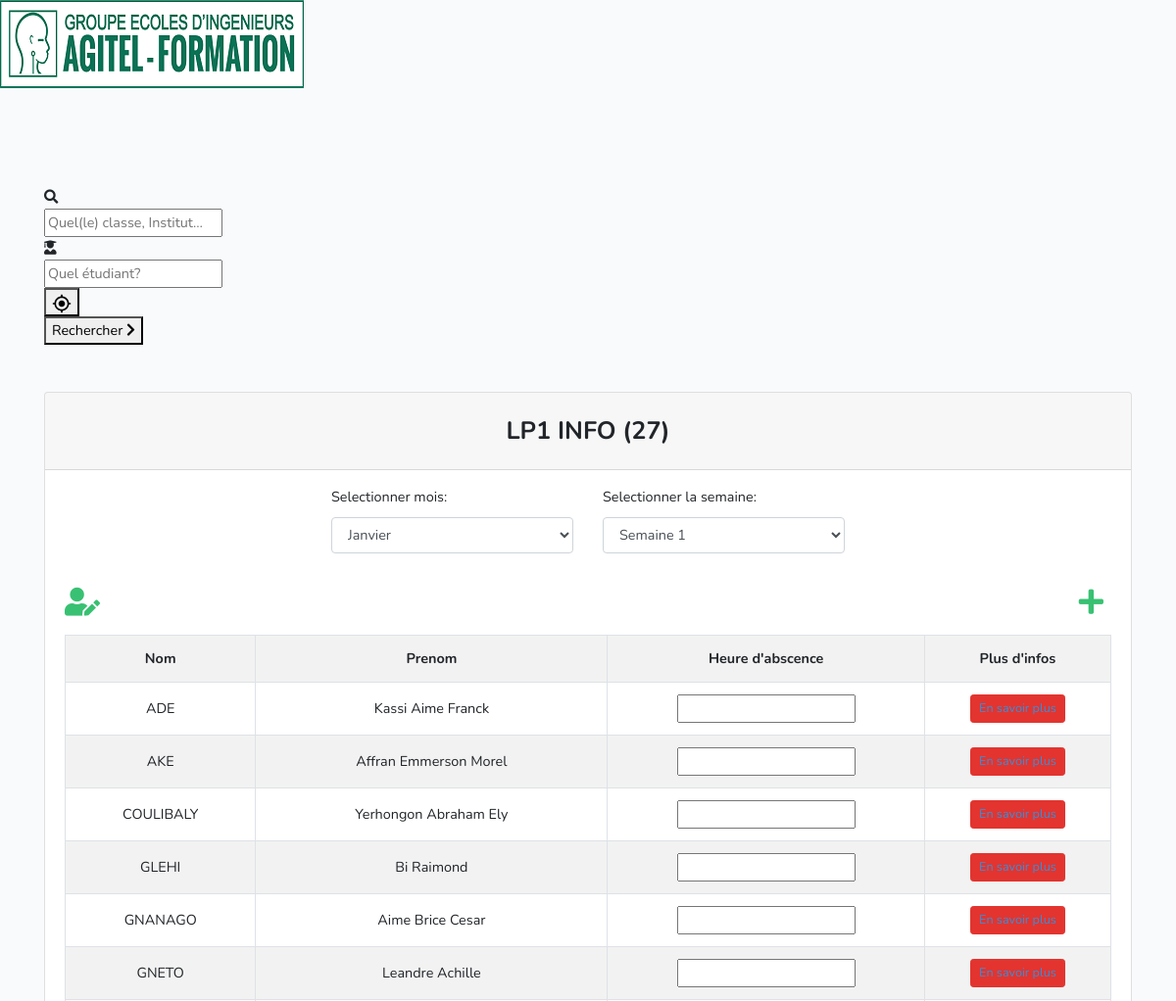
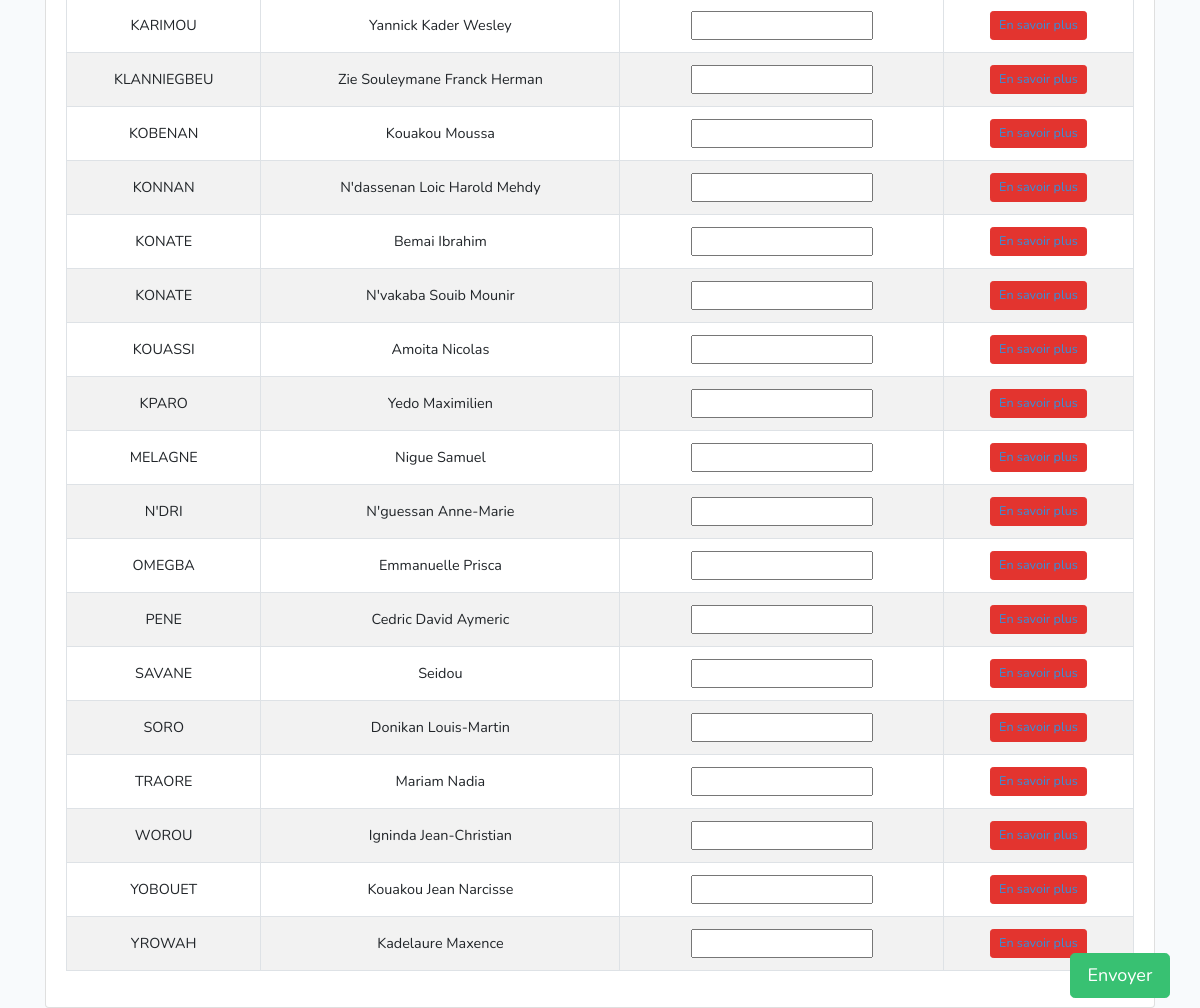
The app's page /liste.1.php with its own data (2 pictures, top to bottom).
### tables this page shows
CREATE TABLE IF NOT EXISTS `etudiant` (
  `code` int(11) unsigned NOT NULL AUTO_INCREMENT,
  `nom` varchar(100) NOT NULL,
  `prenom` varchar(200) NOT NULL,
  `date_naissance` varchar(20) NOT NULL,
  PRIMARY KEY (`code`)
);

### liste.1.php (the view, shortened to what this page needs)
<!DOCTYPE html>
<html lang="en">
<head>
	<link rel="stylesheet" href="https://use.fontawesome.com/releases/v5.6.3/css/all.css">
    <link rel="stylesheet" href="css/animate.css">
	<link rel="stylesheet" href="css/style.css">
	<link rel="stylesheet" href="css/app.css">
</head>
<body>
	<div class="page">
		<div class="wrapper">
			<img src="images/logo_AGITEL.png" alt="" class="logo">
			<div class="container">
				<div class="searchbar mb-5" style="margin-top: 100px;">
					<div class="searchbar-query">
							<div class="searchbar-input-wrapper br-right">
									<i class="fas fa-search"></i>
									<div class="searchbar-input">
										<input class="searchbar-input searchbar-query-input searchbar-query-input-opened valid" placeholder="Quel(le) classe, Institut…">
									</div>
								</div>
					</div>
					<div class="searchbar-query">
						<div class="searchbar-input-wrapper">
								<i class="fas fa-user-graduate"></i>
							<div class="searchbar-input">
								<input class="searchbar-input searchbar-place-input" placeholder="Quel étudiant?">
							</div>
							<button class="dl-button btn-icon Tappable-inactive searchbar-place-around-me-button  dl-button-size-normal"
								role="button" type="button">
								<i class="icon-dm-delete-form searchbar-place-around-me-clear"></i></button>
						</div>
					</div>
					<button class="br-btn Tappable-inactive dl-button-primary searchbar-submit-button dl-button dl-button-size-normal"
						role="button" type="submit">
						<span class="dl-button-label">
							<span class="searchbar-submit-button-label">Rechercher</span>
							<i class="fas fa-chevron-right"></i>
						</span>
					</button>
				</div>
                    <div class="card mb-4">
                         <form action="marquage.php" method="POST" style="position:relative">
                            <h3 class="card-header text-center font-weight-bold text-uppercase py-4">LP1 Info (27)</h3>
                            <div class="container">
                                <div class="row">
                                    <div class="form-group col-lg-3 my-3"></div>
                                    <div class="form-group col-lg-3 my-3">
                                        <label for="month">Selectionner mois:</label>
                                        <select class="form-control" id="month" name="month">
                                            <option>Janvier</option>
                                        </select>
                                    </div>
                                    <div class="form-group col-lg-3 my-3">
                                        <label for="week">Selectionner la semaine:</label>
                                        <select class="form-control" id="week" name="week">
                                            <option>Semaine 1</option>
                                        </select>
                                    </div>
                                    <div class="form-group col-lg-3 my-3"></div>
                                </div>
                            </div>
                            <div class="card-body">
                                <div id="table" class="table-editable">
                                    <span class="table-add float-left mb-3 mr-2"><a href="#!" class="text-success"><i class="fas fa-user-edit fa-2x"  aria-hidden="true"></i></a></span>
                                    <span class="table-add float-right mb-3 mr-2"><a href="#!" class="text-success"><i class="fas fa-plus fa-2x"
                                        aria-hidden="true"></i></a></span>
                                    <table class="table table-bordered table-responsive-md table-striped animated text-center">
                                            <tr>
                                                <th class="text-center">Nom</th>
                                                <th class="text-center">Prenom</th>
                                                <th class="text-center">Heure d'abscence</th>
                                                <th class="text-center">Plus d'infos</th>
                                            </tr>
                                        <?php
                                            $db = Database::connect();
                                            $statement = $db->query("SELECT * from etudiant");
                                            while($student = $statement->fetch()) {
                                            ?>
                                                <tr>
                                                    <td class="pt-3-half"><?= $student['nom']?></td>
                                                    <td class="pt-3-half"><?= $student['prenom']?></td>
                                                    <td class="text-center"><input type="number" value="" name="heure[]"></td>
                                                    <td>
                                                        <span class="table-remove"><button type="button" class="btn btn-danger btn-rounded btn-sm my-0"><a href="student.view.php?id=<?= $student['code'];?>">En savoir plus</a></button></span>
                                                    </td>
                                                </tr>
                                            <?php
                                            }
                                        Database::disconnect();?>
                                    </table>
                                </div>
                            </div>
                           <button type="submit" name="submit" class="btn btn-success btn-lg col-1" style="position:fixed; bottom:10px!important; right:30px!important;">Envoyer</button>
                        </form>
                    </div>
			</div>
	</div>

### css/style.css (style rules this page uses)
html, body { height: 100%; font-family: 'Josefin Sans', sans-serif; -webkit-font-smoothing: antialiased; font-smoothing: antialiased; }
h1, h2, h3, h4, h5, h6 { margin: 0; color: #111111; font-weight: 600; }
h3 { font-size: 30px; }
img { max-width: 100%; }
@media (min-width: 1200px) { .container { max-width: 1175px; } }

### records on screen
etudiant: nom "ADE", prenom "Kassi Aime Franck"
etudiant: nom "AKE", prenom "Affran Emmerson Morel"
etudiant: nom "COULIBALY", prenom "Yerhongon Abraham Ely"
etudiant: nom "GLEHI", prenom "Bi Raimond"
etudiant: nom "GNANAGO", prenom "Aime Brice Cesar"
etudiant: nom "GNETO", prenom "Leandre Achille"
etudiant: nom "KARIMOU", prenom "Yannick Kader Wesley"
etudiant: nom "KLANNIEGBEU", prenom "Zie Souleymane Franck Herman"
etudiant: nom "KOBENAN", prenom "Kouakou Moussa"
etudiant: nom "KONNAN", prenom "N'dassenan Loic Harold Mehdy"
etudiant: nom "KONATE", prenom "Bemai Ibrahim"
etudiant: nom "KONATE", prenom "N'vakaba Souib Mounir"
etudiant: nom "KOUASSI", prenom "Amoita Nicolas"
etudiant: nom "KPARO", prenom "Yedo Maximilien"
etudiant: nom "MELAGNE", prenom "Nigue Samuel"
etudiant: nom "N'DRI", prenom "N'guessan Anne-Marie"
etudiant: nom "OMEGBA", prenom "Emmanuelle Prisca"
etudiant: nom "PENE", prenom "Cedric David Aymeric"
etudiant: nom "SAVANE", prenom "Seidou"
etudiant: nom "SORO", prenom "Donikan Louis-Martin"
etudiant: nom "TRAORE", prenom "Mariam Nadia"
etudiant: nom "WOROU", prenom "Igninda Jean-Christian"
etudiant: nom "YOBOUET", prenom "Kouakou Jean Narcisse"
etudiant: nom "YROWAH", prenom "Kadelaure Maxence"
